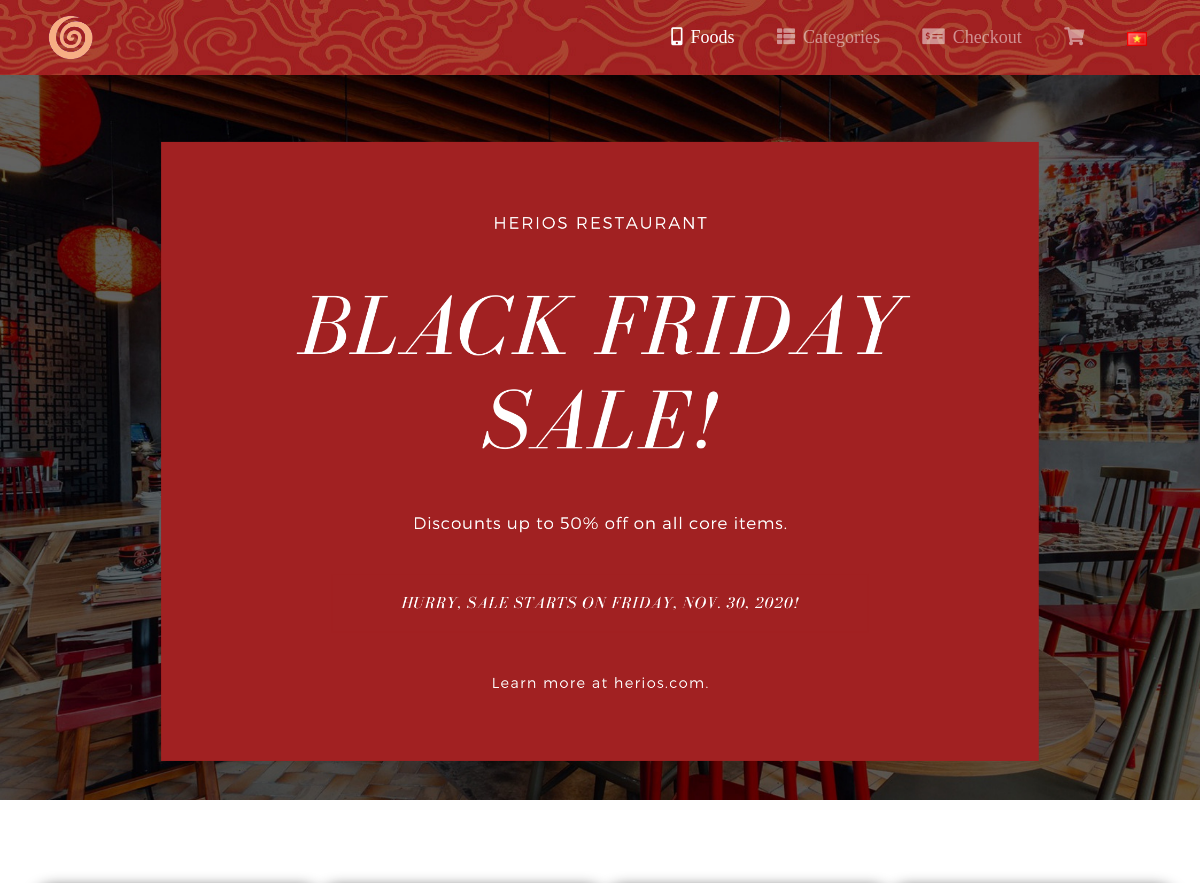
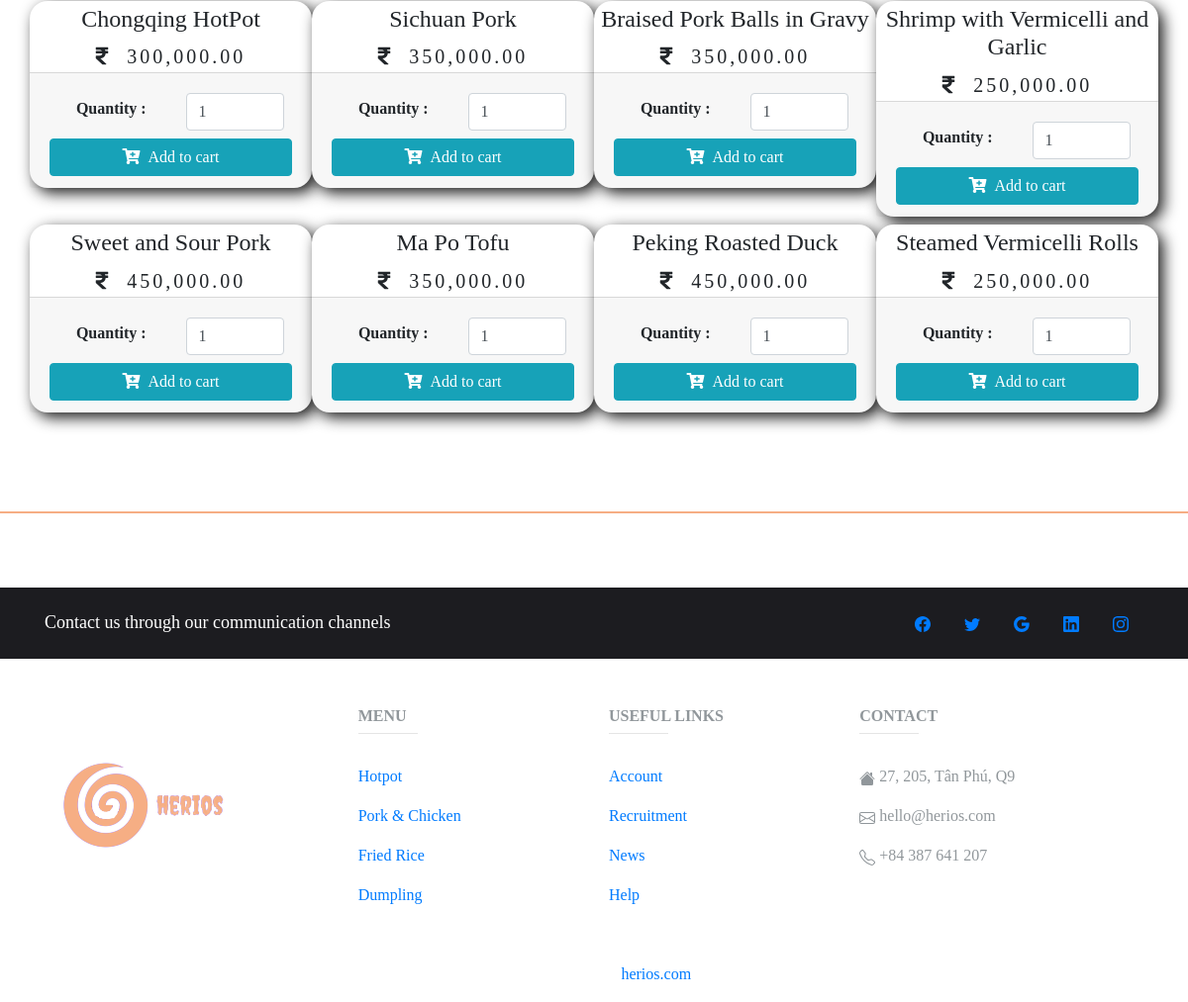
/shopping-cart/index.php, run on the app's committed database (2 pictures, top to bottom).
### tables this page shows
CREATE TABLE `product` (
  `id` int(11) NOT NULL,
  `product_name` varchar(255) NOT NULL,
  `product_price` varchar(100) NOT NULL,
  `product_qty` int(11) NOT NULL DEFAULT 1,
  `product_image` varchar(255) NOT NULL,
  `product_code` varchar(50) NOT NULL,
  `description` text NOT NULL
);

### shopping-cart/index.php (the view, shortened to what this page needs)
<!DOCTYPE html>
<html lang="en">
<head>
  <link rel='stylesheet' href='https://cdnjs.cloudflare.com/ajax/libs/twitter-bootstrap/4.5.2/css/bootstrap.min.css' />
  <link rel='stylesheet' href='https://cdnjs.cloudflare.com/ajax/libs/font-awesome/5.9.0/css/all.min.css' />
  <link href="//db.onlinewebfonts.com/c/ba69ea70a1f187353aa8dc0ff159cce9?family=Bellfort" rel="stylesheet" type="text/css"/>
    <link href="//db.onlinewebfonts.com/c/f74aa8714b210bf4e9b898056b9fb509?family=Rigatoni+Sans+Thin" rel="stylesheet" type="text/css"/>
    <link href="//db.onlinewebfonts.com/c/9e972508ce574c6c42f90006a9b7e18b?family=Dealer+Strikes+Straight" rel="stylesheet" type="text/css"/>
    <link rel="stylesheet" href="/Herios/css/css/bootstrap.min.css">
    <link rel="stylesheet" href="https://cdnjs.cloudflare.com/ajax/libs/font-awesome/5.15.4/css/all.min.css">
    <link rel="stylesheet" href="/Herios/css/delivery/style.css">
</head>
<body>
<header>
        <nav class="navbar navbar-expand-lg navbar-dark fixed-top scrolling-navbar">
          <div class="container">
            <a class="navbar-brand" href="/index.html">
              <img class="image-fluid" src="/Herios/images/logo-nobrand2.png" alt="" style="width: 50px;">
            </a>
            <div class="collapse navbar-collapse justify-content-end" id="navbarSupportedContent-7">
              <ul class="navbar-nav nav">
              <li class="nav-item">
          <a class="nav-link active" href="index.php"><i class="fas fa-mobile-alt mr-2"></i>Foods</a>
        </li>
        <li class="nav-item">
          <a class="nav-link" href="#"><i class="fas fa-th-list mr-2"></i>Categories</a>
        </li>
        <li class="nav-item">
          <a class="nav-link" href="checkout.php"><i class="fas fa-money-check-alt mr-2"></i>Checkout</a>
        </li>
        <li class="nav-item">
          <a class="nav-link" href="cart.php"><i class="fas fa-shopping-cart"></i> <span id="cart-item" class="badge badge-danger"></span></a>
        </li>
                <li class="nav-item">
                  <a class="nav-link" href="#">
                    <img class="image-fluid" src="/Herios/images/Homepage/VN.png" alt="" style="width: 20px;">
                  </a>
                </li>
              </ul>
            </div>
          </div>
        </nav>
        <div class="view" style="background-image: url(/Herios/images/HERIOSRESTAURANT.png); background-repeat: no-repeat; background-size: cover; background-position: center center;padding-top: 2cm;">
        </div>
      </header>
  <div class="container" style="padding-top:2cm;">
    <div class="row mt-2 pb-3">
      <?php
  			include 'config.php';
  			$stmt = $conn->prepare('SELECT * FROM product');
  			$stmt->execute();
  			$result = $stmt->get_result();
  			while ($row = $result->fetch_assoc()):
  		?>
      <div class="col-sm-6 col-md-4 col-lg-3 mb-2">
        <div class="card-deck" >
            <div class="card-body p-1">
              <h4 class="card-title"><?= $row['product_name'] ?></h4>
              <h5 class="card-text"><i class="fas fa-rupee-sign"></i>&nbsp;&nbsp;<?= number_format($row['product_price'],2) ?></h5>
            </div>
            <div class="card-footer">
              <form action="" class="form-submit">
                <div class="row p-2">
                  <div class="col-md-6 py-1 pl-4">
                    <b>Quantity : </b>
                  </div>
                  <div class="col-md-6">
                    <input type="number" class="form-control pqty" value="<?= $row['product_qty'] ?>">
                  </div>
                </div>
                <button class="btn btn-info btn-block addItemBtn"><i class="fas fa-cart-plus"></i>&nbsp;&nbsp;Add to
                  cart</button>
              </form>
            </div>
        </div>
      </div>
      <?php endwhile; ?>
    </div>
  </div>
  <footer class="page-footer font-small blue-grey lighten-5 style-footer" style="padding-top: 2cm; border-top: 2px solid #F6AE84;margin-top:2cm ;">
<div style="background-color:#1c1c20 ;">
  <div class="container">
    <div class="row py-4 d-flex align-items-center">
      <div class="col-md-6 col-lg-5 text-center text-md-left mb-4 mb-md-0">
        <h6 class="mb-0" style="color: white; font-size: large;">Contact us through our communication channels</h6>
      </div>
      <div class="col-md-6 col-lg-7 text-center text-md-right">
        <a class="fb-ic">
        </a>
        <a class="tw-ic">
        </a>
        <a class="gplus-ic">
        </a>
        <a class="li-ic">
        </a>
        <a class="ins-ic">
        </a>
      </div>
    </div>
  </div>
</div>
<div class="container text-center text-md-left mt-5 style-footer">
  <div class="row mt-3 dark-grey-text">
    <div class="col-md-3 col-lg-4 col-xl-3 mb-4">
      <img src="images/logo2-removebg.png" alt="">
    </div>
    <div class="col-md-2 col-lg-2 col-xl-2 mx-auto mb-4" style="color: #91979b;">
      <h6 class="text-uppercase font-weight-bold">Menu</h6>
      <hr class="teal accent-3 mb-4 mt-0 d-inline-block mx-auto" style="width: 60px;">
      <p>
        <a class="dark-grey-text" href="#!">Hotpot</a>
      </p>
      <p>
        <a class="dark-grey-text" href="#!">Pork & Chicken</a>
      </p>
      <p>
        <a class="dark-grey-text" href="#!">Fried Rice</a>
      </p>
      <p>
        <a class="dark-grey-text" href="#!">Dumpling</a>
      </p>
    </div>
    <div class="col-md-3 col-lg-2 col-xl-2 mx-auto mb-4" style="color: #91979b;">
      <h6 class="text-uppercase font-weight-bold">Useful links</h6>
      <hr class="teal accent-3 mb-4 mt-0 d-inline-block mx-auto" style="width: 60px;">
      <p>
        <a class="dark-grey-text" href="#!">Account</a>
      </p>
      <p>
        <a class="dark-grey-text" href="#!">Recruitment</a>
      </p>
      <p>
        <a class="dark-grey-text" href="#!">News</a>
      </p>
      <p>
        <a class="dark-grey-text" href="#!">Help</a>
      </p>
    </div>
    <div class="col-md-4 col-lg-3 col-xl-3 mx-auto mb-md-0 mb-4" style="color: #91979b;">
      <h6 class="text-uppercase font-weight-bold">Contact</h6>
      <hr class="teal accent-3 mb-4 mt-0 d-inline-block mx-auto" style="width: 60px;">
      <p>
        27, 205, Tân Phú, Q9
      </p>
      <p>
        hello@herios.com</p>
      <p>
         +84 387 641 207</p>
    </div>
  </div>
</div>
<div class="footer-copyright text-center py-3" style="color: white;">© 2021 Copyright:
  <a class="dark-grey-text" href="https://mdbootstrap.com/"> herios.com</a>
</div>
</footer>
</body>
</html>

### Herios/css/delivery/style.css (style rules this page uses)
html, body, header, .view { height: 100%; background-color: rgb(255, 255, 255); }
.navbar:not(.top-nav-collapse) { background-image: url(/Herios/images/background_1920x80px-01.jpg) !important; background-color: black; }
h5 { letter-spacing: 3px; }
.nav-item { font-family: 'Bellfort'; font-size: 18px; padding-left: 0.7cm; }
.style-footer { font-family: 'Bellfort'; }
.fb-ic { padding: 15px; }
.tw-ic { padding: 15px; }
.gplus-ic { padding: 15px; }
.li-ic { padding: 15px; }
.ins-ic { padding: 15px; }
.card-deck { border-radius: 18px; background: white; box-shadow: 5px 5px 15px rgba(0, 0, 0, 0.9); font-family: 'Bellrock'; text-align: center; }

### data on the page
product: product_name "Chongqing HotPot", product_price "300,000.00", product_qty "1"
product: product_name "Sichuan Pork", product_price "350,000.00", product_qty "1"
product: product_name "Braised Pork Balls in Gravy", product_price "350,000.00", product_qty "1"
product: product_name "Shrimp with Vermicelli and Garlic", product_price "250,000.00", product_qty "1"
product: product_name "Sweet and Sour Pork", product_price "450,000.00", product_qty "1"
product: product_name "Ma Po Tofu", product_price "350,000.00", product_qty "1"
product: product_name "Peking Roasted Duck", product_price "450,000.00", product_qty "1"
product: product_name "Steamed Vermicelli Rolls", product_price "250,000.00", product_qty "1"
